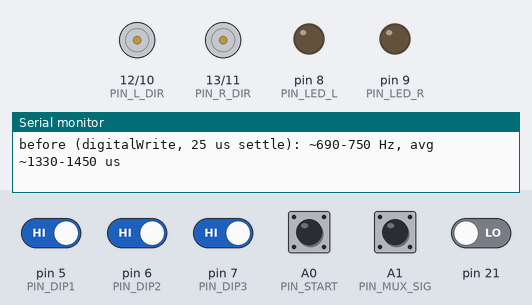
Bench run of a sketch on a simulated Arduino Leonardo, built with avr-gcc and run on an emulated ATmega32U4. Parts: direction and speed pins drawn as motors (green arrow = direction pin HIGH = forward, orange = LOW = backward, longer = more drive), output pins drawn as LEDs (lit = HIGH), the last lines printed to the serial monitor. The test bench sets the inputs (shaded band); at power-on: A0 (PIN_START), pin 5 (PIN_DIP1), pin 6 (PIN_DIP2), pin 7 (PIN_DIP3) HIGH, A1 (PIN_MUX_SIG), pin 21 LOW. Pins used as bus, display or sensor lines are not drawn.

Above: at 1.5 s.
1.6 s: A1 (PIN_MUX_SIG) driven HIGH
At 3.5 s:
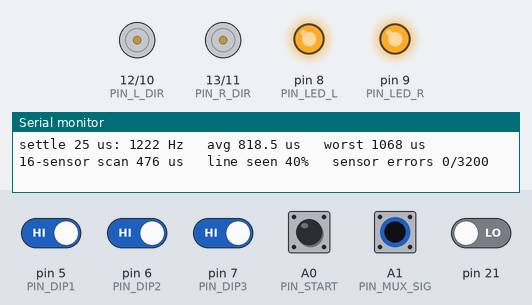
4.6 s: A0 (PIN_START) pulled LOW for 0.15 s
7.6 s: A1 (PIN_MUX_SIG) driven LOW
At 8.7 s:
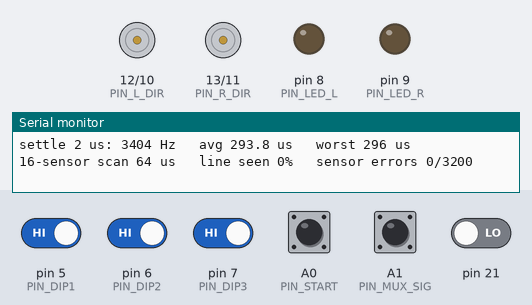
9.1 s: A1 (PIN_MUX_SIG) pulsed HIGH 5 times (0.12 s each, 0.3 s apart)
At 12.9 s:
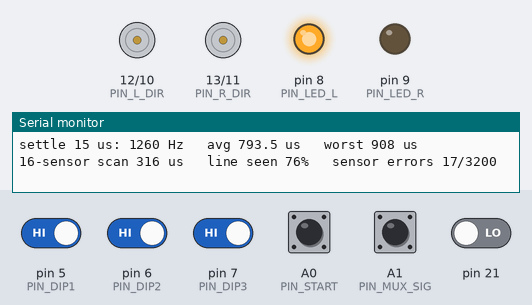
Timing chart, 0 to 13.9 s (numbered marks = the images above; inputs shaded):
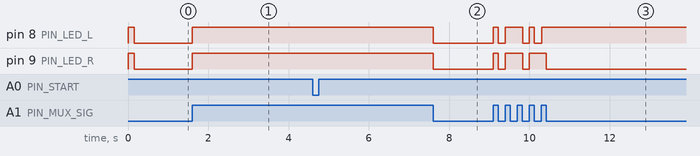

Measured:
- after the input at 1.6 s, pin 8 (PIN_LED_L), pin 9 (PIN_LED_R): LOW → HIGH at once
- after the input at 7.6 s, pin 8 (PIN_LED_L), pin 9 (PIN_LED_R): HIGH → LOW at once
- after the input at 9.1 s, pin 8 (PIN_LED_L): goes HIGH 0.12 s, LOW 0.18 s, HIGH 0.43 s, LOW 0.17 s, HIGH 0.12 s, LOW 0.18 s, then HIGH, starting at once; pin 9 (PIN_LED_R): LOW → HIGH at once, then repeats every 0.62 s: LOW 0.18 s, HIGH 0.43 s, until it stays LOW from 10.4 s

The sketch:

pid_loop_optimization.ino
```cpp
// pid_loop_optimization: how fast can the line_follower_v3 control loop run on the Leonardo?
//
// This is line_follower_v3.ino, sped up WITHOUT changing what it does:
//   * mux select / sensor read, LEDs, DIR pins and the MicroStart pin use direct port access
//     instead of digitalWrite/digitalRead (~5 us per call on the Leonardo);
//   * one float divide less per loop (crossing steering);
//   * the mux settle time is a variable, so the bench can try shorter waits.
// Bench only: motor PWM is ANDed with motorMask = 0 (motors never turn), the robot is
// forced into "running" COMP mode, no MicroStart needed.
// Put the robot ON the tape, open the Serial Monitor at 115200.
// For each settle time it prints the loop rate and how many sensor readings differ
// from a slow (100 us) reading. Only use a settle time with 0 differences.

volatile int motorMask = 0;   // BENCH: never change, keeps the motors off
volatile uint8_t muxSettleUs = 25;
// Leonardo pins: A1 = PF6, D8 = PB4, D9 = PB5, D12 = PD6, D13 = PC7
inline bool muxBlack() { return !(PINF & _BV(6)); }   // LOW = black tape
inline void ledL(bool v) { if (v) PORTB |= _BV(4); else PORTB &= ~_BV(4); }
inline void ledR(bool v) { if (v) PORTB |= _BV(5); else PORTB &= ~_BV(5); }
inline void dirL(bool v) { if (v) PORTD |= _BV(6); else PORTD &= ~_BV(6); }
inline void dirR(bool v) { if (v) PORTC |= _BV(7); else PORTC &= ~_BV(7); }
/*
 * JSumo XPulse - Line Follower v3  (v2 trained on the AUM track + 10 generated variations)
 * Board: Tools > Board > "Arduino Leonardo"
 * Serial Monitor: 115200 baud
 *
 * Same pins, mux reading, sensor order and setMotors() as line_follower.ino:
 *   Front sensors: ch 14 = far LEFT ... ch 7 = centre ... ch 0 = far RIGHT, LOW = black tape.
 * Kept from line_follower.ino: PID with filtered derivative, integral with anti-windup that is
 * cleared when the line crosses the centre, spin toward the last side when the line is lost.
 *
 * Added:
 *  1. Tape pieces: follows only the black piece nearest to where the line was, so it does not
 *     jump to the other side of a hairpin or onto a crossing line and turn back.
 *  2. Wider-than-tape piece (crossing, also one met at an angle, or a sharp corner): holds its
 *     course instead of swerving and remembers which side the tape spread to. If the line is
 *     then lost (sharp corner) it pivots that way at once.
 *  3. Speed planner: MAX_SPEED on straights, slower the more the line is off-centre or moving.
 *     A speed estimate from the motor commands lets it BRAKE with reverse power when it is
 *     faster than the planned speed (tyres can only stop so fast before a corner).
 *  4. Inner wheel may reverse (up to PIVOT_MAX) for tight corners.
 *  5. Short gaps in the line near the centre are driven straight through.
 *  6. MicroStart start module on A0 (see microstart/startstop_instructions.md):
 *     remote START (A0 LOW->HIGH) starts the run, remote STOP (A0 HIGH->LOW) is an EMERGENCY
 *     STOP: motors off and latched until the robot is power-cycled. START_WITH_MODULE = 0 starts
 *     1 s after power-on instead (STOP still works once START was pressed).
 *  7. Straight mode: when the line has stayed near the centre (and the bottom sensor 15 sees it)
 *     for STRAIGHT_CONFIRM_S, steering goes soft (KP x KP_STRAIGHT, KD x KD_STRAIGHT) so it does
 *     not wobble, and it may speed up to BOOST_SPEED. Any real error drops back at once to full
 *     corner gains and the normal speed planner.
 *
 * The simulator (sim/xpulse_sim.py) compiles and runs THIS file. Its Code tab and
 * tools/tune.py change the settings below; "Save into .ino" writes them back here.
 *
 * DIP SWITCHES D5 / D6 / D7 (read at power-on; ON = switch to GND = LOW). LEDs blink the mode number:
 *   all OFF            1 blink  COMPETITION  full speed
 *   DIP1 ON            2 blinks TEST         10% speed (gentle first try on a new track)
 *   DIP2 ON            3 blinks SAFE         70% speed (bad grip / dusty track / first real runs)
 *   DIP3 ON            4 blinks SENSOR CHECK motors never run; LEDs show line left/right,
 *                                            Serial prints the 16 sensors (put robot on the line)
 *   DIP2 + DIP3 ON     5 blinks FAST         110% speed (fresh battery, clean tyres, fan on)
 *   DIP1 + DIP3 ON     6 blinks TECHNICAL    for a hard track: 90 degree corners, tight turns.
 *                                            Brakes earlier, lower corner speed, pivots at once
 *                                            when the line disappears.
 *   any other mix      = TEST (safest)
 *
 * TUNING on the real robot (lift it first):
 *  - Wheel spins the wrong way: flip LEFT_FWD / RIGHT_FWD.
 *  - Steers away from the line: set STEER_SIGN to -1.
 *  - First runs: lower MAX_SPEED (e.g. 140), then raise it step by step.
 */

// ---------- Pins ----------
const uint8_t PIN_MUX_S0  = A2;
const uint8_t PIN_MUX_S1  = A4;
const uint8_t PIN_MUX_S2  = A5;
const uint8_t PIN_MUX_S3  = 4;
const uint8_t PIN_MUX_SIG = A1;

const uint8_t PIN_LED_L   = 8;
const uint8_t PIN_LED_R   = 9;

const uint8_t PIN_L_PWM   = 10;
const uint8_t PIN_L_DIR   = 12;
const uint8_t PIN_R_PWM   = 11;
const uint8_t PIN_R_DIR   = 13;

const uint8_t PIN_START   = A0;     // MicroStart signal (rests LOW, START = HIGH, STOP = LOW)
const uint8_t PIN_DIP1    = 5;
const uint8_t PIN_DIP2    = 6;
const uint8_t PIN_DIP3    = 7;

// ---------- Settings ----------
const uint8_t LEFT_FWD    = HIGH;   // DIR level that drives left motor forward
const uint8_t RIGHT_FWD   = HIGH;   // DIR level that drives right motor forward
const int8_t  STEER_SIGN  = 1;      // flip to -1 if robot turns away from line
const int     START_WITH_MODULE = 1; // 1 = run starts on remote START; 0 = start 1 s after power-on
const float   TEST_SCALE  = 0.10;   // DIP1: speed x 10%
const float   SAFE_SCALE  = 0.70;   // DIP2: speed x 70%
const float   FAST_SCALE  = 1.10;   // DIP2+DIP3: speed x 110%
const float   TECH_SCALE  = 0.90;   // DIP1+DIP3: straight speed x 90%
const float   TECH_SLOW   = 1.6;    // DIP1+DIP3: slows down this much harder for the same error
const float   TECH_MIN    = 0.75;   // DIP1+DIP3: tightest-curve speed x 75%
const int     MIN_MOVE_PWM = 45;    // never plan less than this (motors stall below it)

const int   MAX_SPEED     = 194;    // 0-255, speed on straights
const int   MIN_SPEED     = 113;     // 0-255, planned speed in the tightest curves
const float SLOW_PER_ERR  = 20.2574;   // PWM taken off MAX_SPEED per sensor of error
const float SLOW_PER_RATE = 0.1934;   // PWM taken off per (sensor/second) of line movement
const float ACCEL_PER_S   = 1215.325;  // how fast the planned speed may rise (PWM per second)
const float BRAKE_GAIN    = 1.4014;    // reverse power per PWM of over-speed
const int   BRAKE_MAX     = 255;    // most reverse power used for braking
const float SPEED_TAU_S   = 0.0974;   // robot speed time constant, for the speed estimate
const float KP            = 37.8207;   // PWM per sensor of error
const float KD            = 2.8225;    // PWM per (error/second), on a filtered rate
const float KI            = 0.7032;    // integral gain (per error-second); 0 = PD only
const float INTEGRAL_MAX  = 3.3837;    // anti-windup limit on the error-seconds sum
const float D_FILTER_S    = 0.0061;  // derivative low-pass time constant (seconds)
const int   PIVOT_MAX     = 231;    // how far the inner wheel may reverse in tight turns
const int   SEARCH_SPEED  = 76;    // pivot speed when the line is lost
const float GAP_S         = 0.0536;  // line gaps shorter than this are driven straight through
const int   WIDE_W        = 5;       // a piece this many sensors wide = crossing / sharp corner
const float CROSS_CURVE   = 0.5678;    // over a crossing: 0 = drive straight, 1 = keep the curve it had
const float HINT_S        = 0.3237;   // how long a "tape spread left/right" hint is trusted (s)
const int   BOOST_SPEED   = 194;    // 0-255, speed on confirmed straights
const float STRAIGHT_ERR  = 1.3987;    // |error| below this (sensors) counts as "on a straight"
const float STRAIGHT_RATE = 7.5186;    // ...and the line moves slower than this (sensors/second)
const float STRAIGHT_CONFIRM_S = 0.0868;  // must hold that long before straight mode
const float KP_STRAIGHT   = 0.4281;    // KP multiplier in straight mode (soft = no wobble)
const float KD_STRAIGHT   = 1.185;    // KD multiplier in straight mode (damps small swings)

// ---------- State ----------
float lastError = 0;
float dFilt     = 0;
float integral  = 0;
float speed     = 0;       // planned base PWM (negative = braking)
float vEst      = 0;       // estimated robot speed in PWM units
float cmdL = 0, cmdR = 0;  // last motor commands
float lostS     = 0;
int8_t hint     = 0;       // side a wide piece spread to: -1 left, +1 right
float hintS     = 99;      // seconds since that hint
float straightS = 0;       // how long the robot has looked like it is on a straight
float turnCorr = 0, turnSp = 1;       // steering / speed before a crossing (= how tight it was turning)
bool running    = false;
bool stopped    = false;
uint32_t runStartUs = 0, loopCount = 0;  // measured control-loop rate, printed after STOP   // emergency stop latched (until power-cycle)
uint8_t startLevel = LOW;  // debounced MicroStart level
enum Mode { M_COMP = 1, M_TEST, M_SAFE, M_SENSOR, M_FAST, M_TECH };
uint8_t mode = M_COMP;
float speedScale = 1.0;
uint32_t lastUs = 0;

void selectMuxChannel(uint8_t ch) {
  // FAST: direct port writes instead of 4x digitalWrite (~5 us each)
  uint8_t f = PORTF & ~(_BV(5) | _BV(1) | _BV(0));
  if (ch & 0x01) f |= _BV(5);
  if (ch & 0x02) f |= _BV(1);
  if (ch & 0x04) f |= _BV(0);
  PORTF = f;
  if (ch & 0x08) PORTD |= _BV(4); else PORTD &= ~_BV(4);
  delayMicroseconds(muxSettleUs);
}

// speed: -255..255 (negative = reverse)
void setMotors(int left, int right) {
  left  = constrain(left,  -255, 255);
  right = constrain(right, -255, 255);
  cmdL = left;
  cmdR = right;

  dirL((left  >= 0) ? LEFT_FWD  : !LEFT_FWD);
  dirR((right >= 0) ? RIGHT_FWD : !RIGHT_FWD);
  analogWrite(PIN_L_PWM, abs(left) & motorMask);    // BENCH: motorMask = 0, motors stay off
  analogWrite(PIN_R_PWM, abs(right) & motorMask);
}

void v3_setup() {
  pinMode(PIN_MUX_S0, OUTPUT);
  pinMode(PIN_MUX_S1, OUTPUT);
  pinMode(PIN_MUX_S2, OUTPUT);
  pinMode(PIN_MUX_S3, OUTPUT);
  pinMode(PIN_MUX_SIG, INPUT);
  pinMode(PIN_START, INPUT_PULLUP);   // module drives it through 1k, overriding the pull-up
  pinMode(PIN_DIP1, INPUT_PULLUP);
  pinMode(PIN_DIP2, INPUT_PULLUP);
  pinMode(PIN_DIP3, INPUT_PULLUP);

  pinMode(PIN_LED_L, OUTPUT);
  pinMode(PIN_LED_R, OUTPUT);

  pinMode(PIN_L_PWM, OUTPUT); pinMode(PIN_L_DIR, OUTPUT);
  pinMode(PIN_R_PWM, OUTPUT); pinMode(PIN_R_DIR, OUTPUT);
  setMotors(0, 0);

  Serial.begin(115200);

  // ---- mode from the DIP switches ----
  delay(5);
  bool d1 = digitalRead(PIN_DIP1) == LOW, d2 = digitalRead(PIN_DIP2) == LOW, d3 = digitalRead(PIN_DIP3) == LOW;
  if (!d1 && !d2 && !d3)     { mode = M_COMP;   speedScale = 1.0; }
  else if (d1 && !d2 && !d3) { mode = M_TEST;   speedScale = TEST_SCALE; }
  else if (!d1 && d2 && !d3) { mode = M_SAFE;   speedScale = SAFE_SCALE; }
  else if (!d1 && !d2 && d3) { mode = M_SENSOR; speedScale = 0; }
  else if (!d1 && d2 && d3)  { mode = M_FAST;   speedScale = FAST_SCALE; }
  else if (d1 && !d2 && d3)  { mode = M_TECH;   speedScale = TECH_SCALE; }
  else                       { mode = M_TEST;   speedScale = TEST_SCALE; }
  for (uint8_t k = 0; k < mode; k++) {       // blink the mode number
    ledL(HIGH); ledR(HIGH); delay(150);
    ledL(LOW);  ledR(LOW);  delay(150);
  }

  startLevel = digitalRead(PIN_START);
  if (!START_WITH_MODULE && mode != M_SENSOR) {
    delay(1000);  // time to put the robot down
    running = true;
  }
  lastUs = micros();
}

// speeds scaled by the DIP mode; never below what the motors need to turn
float scaled(float pwm) {
  if (pwm <= 0) return pwm;
  return max(pwm * speedScale, (float)MIN_MOVE_PWM);
}

// MicroStart: START (LOW->HIGH) runs, STOP (HIGH->LOW) = emergency stop, latched.
void serviceStart() {
  uint8_t v = (PINF >> 7) & 1;      // FAST: A0 = PF7
  if (v == startLevel) return;
  delayMicroseconds(300);                    // debounce
  if (digitalRead(PIN_START) != v) return;
  startLevel = v;
  if (v == HIGH) {
    if (!stopped && mode != M_SENSOR && !running) {
      running = true;
      lastError = dFilt = integral = speed = vEst = 0;
      hintS = 99;
      runStartUs = micros();
      loopCount = 0;                         // no Serial while driving: it can block on USB
    }
  } else {
    stopped = true;                          // only a power-cycle clears this
    running = false;
    setMotors(0, 0);                         // motors off first, then report
    if (Serial) {
      Serial.println(F("EMERGENCY STOP"));
      if (loopCount) {
        Serial.print(F("control loop: "));
        Serial.print(loopCount * 1e6f / (micros() - runStartUs), 0);
        Serial.println(F(" Hz"));
      }
    }
  }
}

void sensorCheck() {
  static uint32_t lastMs = 0;
  bool on[16];
  for (uint8_t ch = 0; ch < 16; ch++) { selectMuxChannel(ch); on[ch] = muxBlack(); }
  bool left = false, right = false;
  for (uint8_t ch = 0; ch < 15; ch++) if (on[ch]) { if (ch >= 7) left = true; if (ch <= 7) right = true; }
  ledL(left);
  ledR(right);
  if (millis() - lastMs > 150) {
    lastMs = millis();
    Serial.print(F("L |"));
    for (int8_t ch = 14; ch >= 0; ch--) Serial.print(on[ch] ? '#' : '.');
    Serial.print(F("| R   back:"));
    Serial.print(on[15] ? '#' : '.');
    Serial.print(F("   start A0:"));
    Serial.println(startLevel ? F("HIGH") : F("LOW"));
  }
}

void v3_loop() {
  // ---- start / emergency stop (checked every loop, before any motor output) ----
  serviceStart();
  if (mode == M_SENSOR) { setMotors(0, 0); sensorCheck(); return; }
  if (!running) {
    setMotors(0, 0);
    if (stopped) {                               // emergency stop: both LEDs blink
      bool ph = (millis() / 200) & 1;
      ledL(ph); ledR(ph);
    }
    lastUs = micros();
    return;
  }

  // on[i]: sensor at position i-7 sees tape (i = 0 far LEFT = ch 14 ... i = 14 far RIGHT = ch 0)
  bool on[15];
  for (uint8_t ch = 0; ch < 15; ch++) {
    selectMuxChannel(ch);
    on[14 - ch] = (muxBlack());   // LOW = black tape
  }
  // a single dark gap inside black (V-bar meeting a crossing at an angle) is part of that black
  for (uint8_t k = 1; k < 14; k++) if (!on[k] && on[k - 1] && on[k + 1]) on[k] = true;
  selectMuxChannel(15);
  bool backOn = (muxBlack());     // bottom centre sensor (ch 15)

  loopCount++;
  uint32_t nowUs = micros();
  float dt = (nowUs - lastUs) * 1e-6f;
  lastUs = nowUs;
  dt = constrain(dt, 0.0005f, 0.05f);

  // speed estimate (PWM units): the robot follows the average motor command with a lag
  vEst += ((cmdL + cmdR) * 0.5f - vEst) * constrain(dt / SPEED_TAU_S, 0.0f, 1.0f);

  // Split the readings into separate tape pieces and keep the one nearest to where the line was
  int8_t bestLo = -1, bestHi = -1;
  float bestDist = 99;
  uint8_t i = 0;
  while (i < 15) {
    if (on[i]) {
      uint8_t j = i;
      while (j + 1 < 15 && on[j + 1]) j++;
      float d = fabs((i + j) / 2.0f - 7 - lastError);
      if (d < bestDist) { bestDist = d; bestLo = i; bestHi = j; }
      i = j + 1;
    } else {
      i++;
    }
  }

  if (bestLo < 0) {
    // ---- line lost ----
    lostS += dt;
    hintS += dt;
    straightS = 0;
    integral = 0;                                          // as in line_follower.ino
    dFilt = 0;
    ledL(HIGH);
    ledR(HIGH);
    bool hinted = hintS < HINT_S;
    if (!hinted && mode != M_TECH && lostS < GAP_S && fabs(lastError) < 3) {  // short gap: keep going straight
      setMotors((int)speed, (int)speed);
      return;
    }
    speed = 0;
    bool left = hinted ? (hint < 0) : (lastError < 0);     // sharp corner: turn the way the tape spread
    int sp = (int)scaled(SEARCH_SPEED);
    if (left) setMotors(-sp,  sp);                         // spin left
    else      setMotors( sp, -sp);
    return;
  }

  lostS = 0;
  hintS += dt;
  float error;
  bool wide = bestHi - bestLo + 1 >= WIDE_W;
  if (wide) {
    // Wider than tape: a crossing (also one met at an angle) or a sharp corner.
    // Hold course instead of chasing it, and remember which side it spread to.
    float lastI = lastError + 7;
    float extL = lastI - bestLo, extR = bestHi - lastI;
    if (fabs(extL - extR) >= 2) {
      hint = (extL > extR) ? -1 : 1;
      hintS = 0;
    }
    error = lastError;
  } else {
    error = (bestLo + bestHi) / 2.0f - 7;   // -7 (far left) .. +7 (far right)
  }

  // Integral (from line_follower.ino): cleared when the line crosses the centre, clamped
  if ((error > 0 && lastError < 0) || (error < 0 && lastError > 0)) integral = 0;
  integral = constrain(integral + error * dt, -INTEGRAL_MAX, INTEGRAL_MAX);

  // Derivative: real rate (per second), low-pass filtered
  float rate = (error - lastError) / dt;
  dFilt += (rate - dFilt) * (dt / (D_FILTER_S + dt));
  lastError = error;

  ledL(error < 0);
  ledR(error > 0);

  // ---- straight or corner? ----
  bool calm = fabs(error) < STRAIGHT_ERR && fabs(dFilt) < STRAIGHT_RATE && backOn;
  straightS = calm ? straightS + dt : 0;
  bool straight = straightS > STRAIGHT_CONFIRM_S;

  // ---- speed planner ----
  float slowK = (mode == M_TECH) ? TECH_SLOW : 1.0f;
  float minSp = (mode == M_TECH) ? MIN_SPEED * TECH_MIN : MIN_SPEED;
  float target = MAX_SPEED - slowK * (SLOW_PER_ERR * fabs(error) + SLOW_PER_RATE * fabs(dFilt));
  target = constrain(target, minSp, (float)MAX_SPEED);
  if (straight) target = BOOST_SPEED;
  target = scaled(target);                                 // DIP mode speed
  if (vEst > target + 10) {
    speed = target - BRAKE_GAIN * (vEst - target);         // too fast: brake (reverse power)
    if (speed < -BRAKE_MAX) speed = -BRAKE_MAX;
  } else if (target > speed) {
    speed = min(target, speed + ACCEL_PER_S * dt);         // speed up gently
  } else {
    speed = target;
  }

  float kp = straight ? KP * KP_STRAIGHT : KP;   // soft on straights, full in corners
  float kd = straight ? KD * KD_STRAIGHT : KD;
  // steering strength follows the DIP speed (gains were tuned at full speed)
  float gainScale = constrain(max(speedScale, (float)MIN_MOVE_PWM / MAX_SPEED), 0.0f, 1.0f);
  float corr = STEER_SIGN * (kp * error + KI * integral + kd * dFilt) * gainScale;
  float lim = fabs(speed) + PIVOT_MAX;
  // Over a crossing keep the same CURVE as before it (not the same steering value: at low speed
  // the same steering would turn much tighter and swing onto the crossing line).
  float sp = max(fabs(speed), 30.0f);
  if (wide) corr = turnCorr / turnSp * sp * CROSS_CURVE;
  else      { turnCorr = corr; turnSp = sp; }
  corr = constrain(corr, -lim, lim);                       // inner wheel may reverse in tight turns

  // Line on the left (error < 0) -> slow/reverse left wheel, speed up right wheel
  setMotors((int)(speed + corr), (int)(speed - corr));
}


// ---------------- benchmark ----------------
const uint16_t N = 2000;                       // loops per report
const uint8_t SETTLE[] = {25, 15, 10, 5, 2};   // mux settle times to try (us)

uint16_t readAll(uint8_t settle) {
  muxSettleUs = settle;
  uint16_t bits = 0;
  for (uint8_t ch = 0; ch < 16; ch++) { selectMuxChannel(ch); if (muxBlack()) bits |= 1u << ch; }
  return bits;
}

// sensor readings at `settle` that differ from a 100 us reading, over 200 scans
uint16_t settleErrors(uint8_t settle) {
  uint16_t bad = 0;
  for (uint8_t k = 0; k < 200; k++) {
    uint16_t slow = readAll(100), fast = readAll(settle);
    bad += __builtin_popcount(slow ^ fast);
  }
  return bad;
}

void setup() {
  v3_setup();
  setMotors(0, 0);
  mode = M_COMP; speedScale = 1.0;
  uint32_t w = millis();
  while (!Serial && millis() - w < 4000) {}  // wait for the Serial Monitor (max 4 s)
  Serial.println(F("\n=== pid_loop_optimization (fast I/O): line_follower_v3 loop ==="));
  Serial.println(F("before (digitalWrite, 25 us settle): ~690-750 Hz, avg ~1330-1450 us"));
}

void loop() {
  for (uint8_t s = 0; s < sizeof(SETTLE); s++) {
    uint16_t bad = settleErrors(SETTLE[s]);
    muxSettleUs = SETTLE[s];
    uint32_t t = micros(); readAll(SETTLE[s]); uint32_t scan = micros() - t;
    uint32_t total = 0, worst = 0, seen = 0;
    for (uint16_t k = 0; k < N; k++) {
      running = true; stopped = false;        // keep the bench in the driving path
      uint32_t t0 = micros();
      v3_loop();
      uint32_t d = micros() - t0;
      total += d;
      if (d > worst) worst = d;
      if (lostS == 0) seen++;
    }
    setMotors(0, 0);
    float avg = total / (float)N;
    Serial.print(F("settle ")); Serial.print(SETTLE[s]); Serial.print(F(" us: "));
    Serial.print(1e6f / avg, 0); Serial.print(F(" Hz   avg ")); Serial.print(avg, 1);
    Serial.print(F(" us   worst ")); Serial.print(worst);
    Serial.print(F(" us   16-sensor scan ")); Serial.print(scan);
    Serial.print(F(" us   line seen ")); Serial.print(seen * 100UL / N);
    Serial.print(F("%   sensor errors ")); Serial.print(bad); Serial.println(F("/3200"));
  }
  Serial.println();
  muxSettleUs = 25;
}
```
